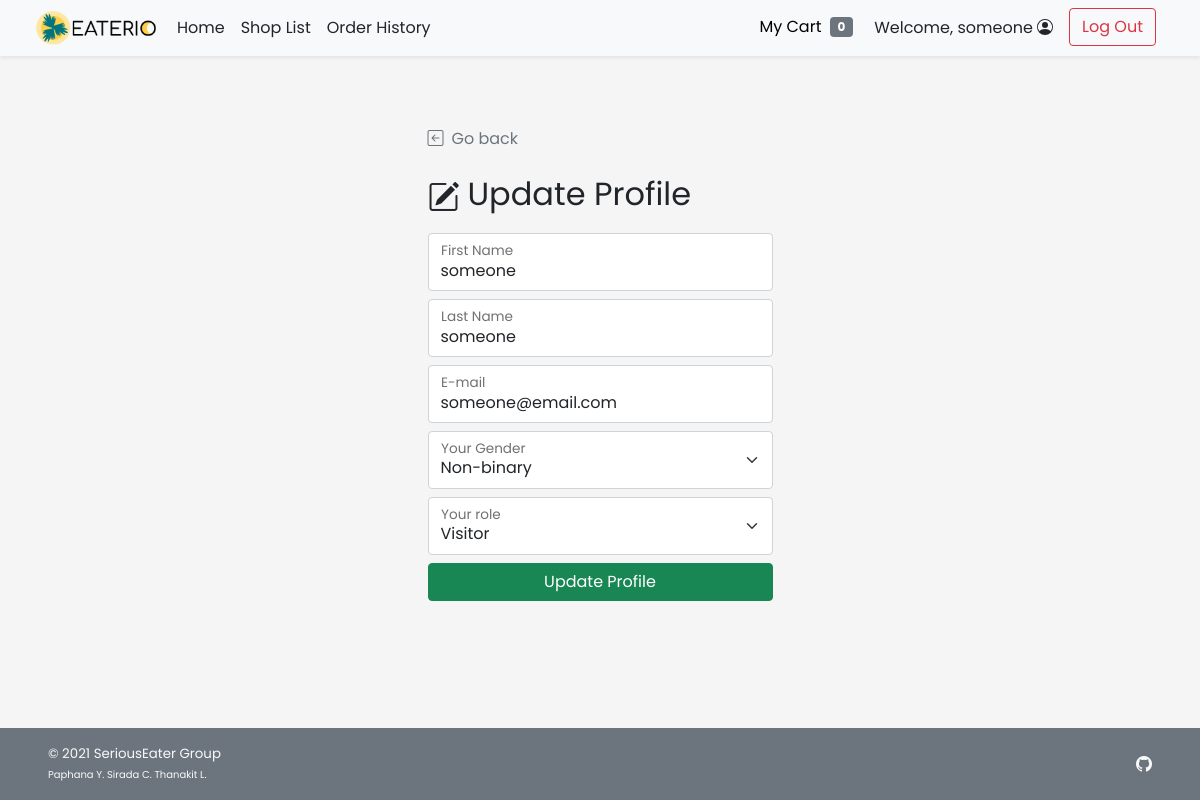
The app's page /cust_update_profile.php (signed in) with its own data.
### tables this page shows
CREATE TABLE `customer` (
  `c_id` int(11) NOT NULL,
  `c_username` varchar(45) NOT NULL,
  `c_pwd` varchar(45) NOT NULL,
  `c_firstname` varchar(45) NOT NULL,
  `c_lastname` varchar(45) NOT NULL,
  `c_email` varchar(100) NOT NULL,
  `c_gender` varchar(1) NOT NULL COMMENT 'M for Male, F for Female',
  `c_type` varchar(3) NOT NULL COMMENT 'Type of customer in this canteen (STD for student, INS for instructor, STF for staff, GUE for guest, ADM for admin, OTH for other)'
);

### cust_update_profile.php (the view, shortened to what this page needs)
<!DOCTYPE html>
<html lang="en">
<head>
    <?php
        include("conn_db.php");
        include('head.php');
    ?>
    <link href="css/main.css" rel="stylesheet">
    <link href="css/login.css" rel="stylesheet">
</head>
<body class="d-flex flex-column h-100">
    <?php include('nav_header.php')?>
    <div class="container form-signin mt-auto w-50">
        <a class="nav nav-item text-decoration-none text-muted" href="#" onclick="history.back();">
            <i class="bi bi-arrow-left-square me-2"></i>Go back
        </a>
        <?php
            $query = "SELECT c_firstname,c_lastname,c_email,c_gender,c_type FROM customer WHERE c_id = {$_SESSION['cid']} LIMIT 0,1";
            $result = $mysqli ->query($query);
            $row = $result -> fetch_array();
        ?>
        <form method="POST" action="cust_update_profile.php" class="form-floating">
            <h2 class="mt-4 mb-3 fw-normal text-bold"><i class="bi bi-pencil-square me-2"></i>Update Profile</h2>
            <div class="form-floating mb-2">
                <input type="text" class="form-control" id="firstname" placeholder="First Name" name="firstname"
                value="<?php echo $row["c_firstname"];?>" required>
                <label for="firstname">First Name</label>
            </div>
            <div class="form-floating mb-2">
                <input type="text" class="form-control" id="lastname" placeholder="Last Name" value="<?php echo $row["c_lastname"];?>" name="lastname" required>
                <label for="lastname">Last Name</label>
            </div>
            <div class="form-floating mb-2">
                <input type="email" class="form-control" id="email" placeholder="E-mail" name="email" value="<?php echo $row["c_email"];?>" required>
                <label for="email">E-mail</label>
            </div>
            <div class="form-floating">
                <select class="form-select mb-2" id="gender" name="gender">
                    <option value="N" <?php if($row["c_gender"]=="N"){echo "selected";}?>>Non-binary</option>
                </select>
                <label for="gender">Your Gender</label>
            </div>
            <div class="form-floating">
                <select class="form-select mb-2" id="type" name="type">
                    <option value="GUE" <?php if($row["c_type"]=="GUE"){echo "selected";}?>>Visitor</option>
                </select>
                <label for="gender">Your role</label>
            </div>
            <button class="w-100 btn btn-success mb-3" name="upd_confirm" type="submit">Update Profile</button>
        </form>
    </div>
    <footer
        class="footer d-flex flex-wrap justify-content-between align-items-center px-5 py-3 mt-auto bg-secondary text-light">
        <span class="smaller-font">&copy; 2021 SeriousEater Group<br /><span class="xsmall-font">Paphana Y. Sirada C.
                Thanakit L.</span></span>
        <ul class="nav justify-content-end list-unstyled d-flex">
            <li class="ms-3"><a class="text-light" target="_blank" href="https://github.com/waterthatfrozen/EATERIO"><i
                        class="bi bi-github"></i></a></li>
        </ul>
    </footer>
</body>
</html>

### css/main.css (style rules this page uses)
body { height: 100%; padding-top: 4rem; margin-bottom: -50px; font-family: 'Poppins', 'Noto Sans Thai', sans-serif; }
a { cursor: pointer; }
.bi { vertical-align: -.125em; fill: currentColor; }
.smaller-font { font-size: smaller; }
.xsmall-font { font-size: x-small; }

### css/login.css (style rules this page uses)
html, body { height: 100%; }
body { background-color: #f5f5f5; padding-top: 4rem; margin-bottom: -50px; }
.form-signin { width: 100%; max-width: 375px; padding: 15px; margin: auto; }
.smaller-font { font-size: smaller; }
.xsmall-font { font-size: x-small; }

### head.php (style rules this page uses)
body { font-family: 'Noto Sans Thai', sans-serif; font-family: 'Poppins', sans-serif; }

### records on screen
customer: firstname "someone", lastname "someone", email "someone@email.com", gender "Non-binary", type "Visitor"

### other values on screen
$_SESSION['firstname'] "someone"
